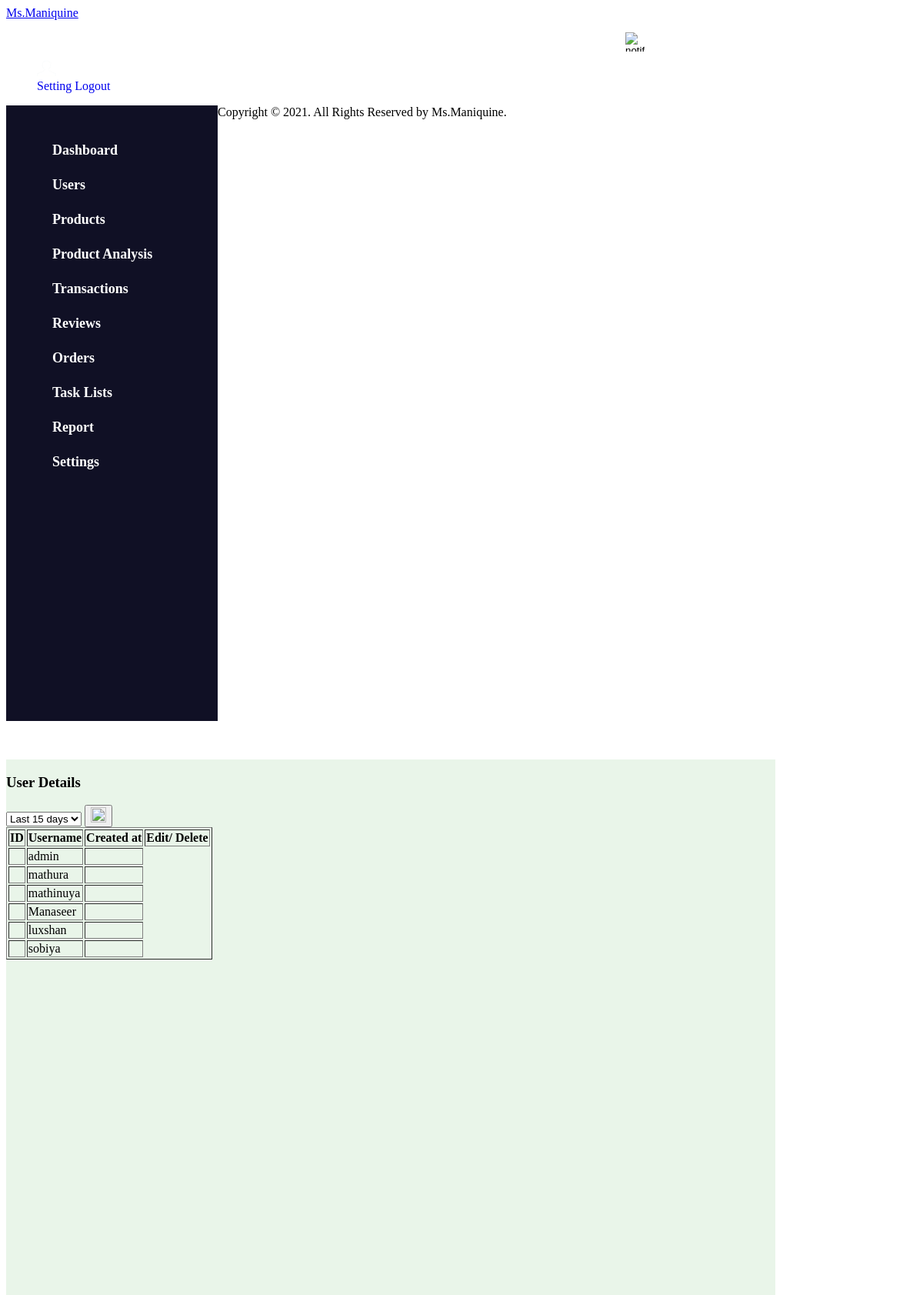
The page /Admin_Users.php on the database its author committed.
### tables this page shows
CREATE TABLE `users` (
  `userid` int(11) NOT NULL AUTO_INCREMENT,
  `username` varchar(50) NOT NULL,
  `email` varchar(50) NOT NULL,
  `password` varchar(50) NOT NULL,
  `usertype` varchar(50) DEFAULT NULL,
  `phoneno` varchar(50) DEFAULT NULL,
  `address` varchar(50) DEFAULT NULL,
  `cardid` varchar(50) DEFAULT NULL,
  `filename` varchar(255) DEFAULT NULL,
  `regdate` date DEFAULT NULL,
  PRIMARY KEY (`userid`)
);

### Admin_Users.php (the view, shortened to what this page needs)
<!doctype html>
<html>
<head>
</head>
<body>
    <div class="body">
        <div class="top_page">
            <div class="top_page_left">
                <a href="index.php">Ms.Maniquine</a>
            </div>
            <div class="top_page_right">
                <div class="main">
                    <ul class="mainnav">
                        <li style="padding-left: 765px;"> <input type="image" class="hoverimg" title="Notification"  src="bellicon.png" name="notification"
                                width="25" height="25" alt="notification" onclick="window.location.href='Admin_Review.php';"></li>
                         <li><div class="dropdown" id="button">
                                <input type="image" src="account1.png" name="account" width="25" height="25" alt="account">
                                <div class="dropdown-content">
                                    <a href="Admin_Settings.php">Setting</a>
                                    <a href="logout.php">Logout</a>
                                </div>
                                </div>
                        </li>
                    </ul>
                </div>
            </div>
        </div>
        <div class="containera">
            <div class="lefta">
            <div >
                <ul class="leftnav">
                    <li><a href="Admin_Home.php">Dashboard</a></li>
                    <li><a href="Admin_Users.php">Users</a></li>
                    <li><a href="Admin_Product.php">Products</a></li>
                    <li><a href="Admin_Product_Analysis.php">Product Analysis</a></li>
                    <li><a href="Admin_Transaction.php">Transactions</a></li>
                    <li><a href="Admin_Review.php">Reviews</a></li>
                    <li><a href="Admin_Orders.php">Orders</a></li>
                    <li><a href="Admin_Task_lists.php">Task Lists</a></li>
                    <li><a href="Admin_Report.php">Report</a></li>
                    <li><a href="Admin_Settings.php">Settings</a></li>
                </ul>
            </div>
            </div>
            <div class="righta">
                <?php
                    $connection=mysqli_connect("localhost","root","","demo111");
                    $query="SELECT * FROM users";
                    $query_run=mysqli_query($connection,$query);
                ?>
                <div class="titlecontainer">
                    <div class="titleleft">
                        <h3>User Details</h3>
                    </div>
                    <div class="rightsearch">
                    <form action="Admin_Users.php" method="POST" >
                        <select name="days[]">
                            <option>Last 15 days </option>
                        </select>
                        <button type="submit" name="reviewsearchbtn"><img src="search.png"  style="width:20px; height:20px; alt:search; "></button>
                    </form>
                    </div>
                </div>
                <table  border="1" class="report" >
                    <thead>
                        <tr>
                            <th>ID</th>
                            <th>Username</th>
                            <th>Created at</th>
                            <th>Edit/ Delete</th>
                        </tr>
                    </thead>
                    <?php
                        if(mysqli_num_rows($query_run) > 0)
                        {
                            while($row = mysqli_fetch_assoc($query_run))
                            {
                        ?>
                            <tr>
                                <td><?php echo $row['id']; ?></td>
                                <td><?php echo $row['username']; ?></td>
                                <td><?php echo  $row['created_at']; ?></td>
                            </tr>
                        <?php
                            }
                        }
                        else {
                            echo "No Record Found";
                        }
                        ?>
                </table>
            </div>
        </div>
    <div class="admin_last_part">
    <p class="admin_copyrights">Copyright © 2021. All Rights Reserved by Ms.Maniquine.</p>
    </div>
</body>
</html>

### rows shown on the page
users: username "admin"
users: username "mathura"
users: username "mathinuya"
users: username "Manaseer"
users: username "luxshan"
users: username "sobiya"
